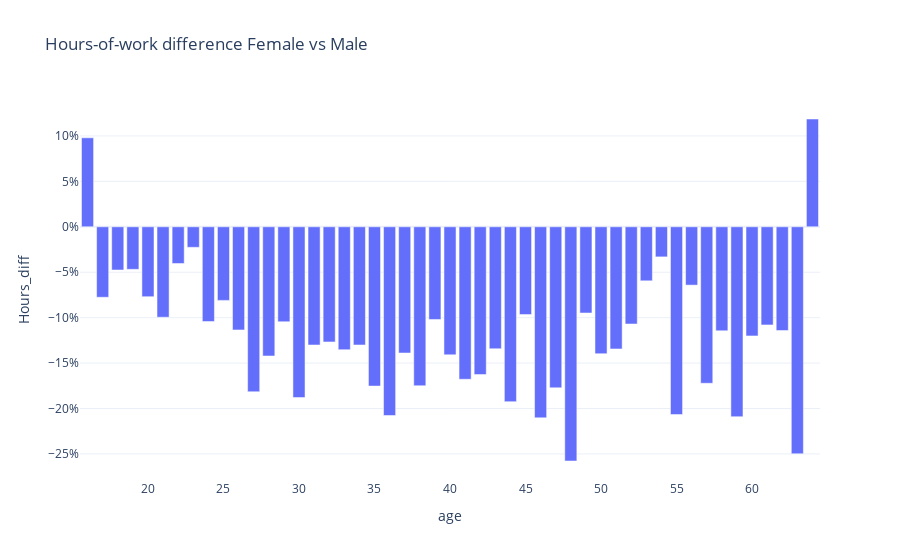

The cell this chart's notebook holds for it:
### Markdown cell above
#### To be noted also a gap in number of worked hours growing progressively up until the mid 40s, hence a much higher difference in total wage between men and women.

### Code cell
cps_comp = cps_comp.assign(Hours_diff = (cps_comp2["hours_wk"] / cps_comp1["hours_wk"])-1)
fig = px.bar(cps_comp, x = cps_comp.index, y = "Hours_diff", title = 'Hours-of-work difference Female vs Male')
fig.layout.yaxis.tickformat = ',.0%'
fig.show()

# GRAPH 2

### Figure 1 — Plotly figure (JSON) as saved in the notebook; plotly's stock layout.template omitted (floating-point values rounded to 4 significant figures)
{"data": [{"alignmentgroup": "True", "hovertemplate": "age=%{x}<br>Hours_diff=%{y}<extra></extra>", "legendgroup": "", "marker": {"color": "#636efa", "pattern": {"shape": ""}}, "name": "", "offsetgroup": "", "orientation": "v", "showlegend": false, "textposition": "auto", "type": "bar", "x": [16, 17, 18, 19, 20, 21, 22, 23, 24, 25, 26, 27, 28, 29, 30, 31, 32, 33, 34, 35, 36, 37, 38, 39, 40, 41, 42, 43, 44, 45, 46, 47, 48, 49, 50, 51, 52, 53, 54, 55, 56, 57, 58, 59, 60, 61, 62, 63, 64], "xaxis": "x", "y": [0.09794, -0.07757, -0.04757, -0.04682, -0.07689, -0.09952, -0.04041, -0.02259, -0.1043, -0.08098, -0.1135, -0.1816, -0.1422, -0.1045, -0.188, -0.1301, -0.1267, -0.1353, -0.1301, -0.1753, -0.2077, -0.1389, -0.175, -0.102, -0.1409, -0.1678, -0.1626, -0.1342, -0.1924, -0.0966, -0.2103, -0.1772, -0.2577, -0.09487, -0.1397, -0.1344, -0.107, -0.05945, -0.03312, -0.2066, -0.06418, -0.1722, -0.1145, -0.209, -0.1201, -0.108, -0.1142, -0.2498, 0.1186], "yaxis": "y"}], "layout": {"barmode": "relative", "legend": {"tracegroupgap": 0}, "title": {"text": "Hours-of-work difference Female vs Male"}, "xaxis": {"anchor": "y", "domain": [0, 1], "title": {"text": "age"}}, "yaxis": {"anchor": "x", "domain": [0, 1], "tickformat": ",.0%", "title": {"text": "Hours_diff"}}}}
